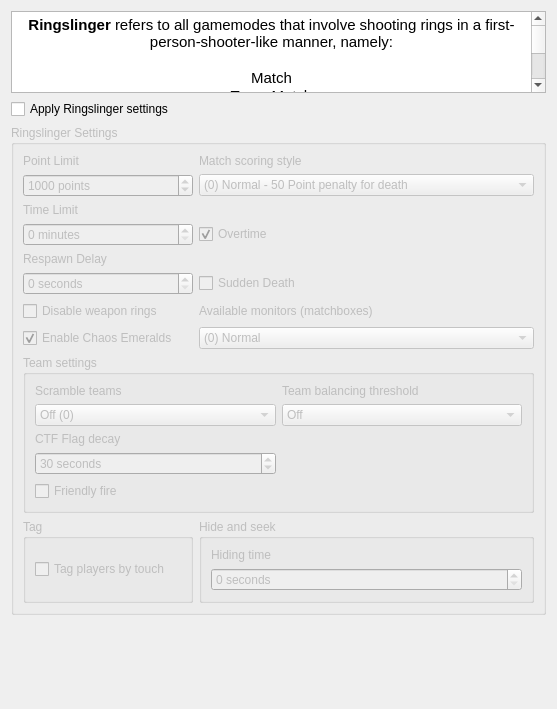
                            <widget class="QWidget" name="scrollAreaWidgetContents_3">
                             <property name="geometry">
                              <rect>
                               <x>0</x>
                               <y>0</y>
                               <width>557</width>
                               <height>709</height>
                              </rect>
                             </property>
                             <layout class="QGridLayout" name="gridLayout_18">
                              <item row="2" column="0" colspan="2">
                               <widget class="QGroupBox" name="RingslingerSettingsGroupbox">
                                <property name="enabled">
                                 <bool>false</bool>
                                </property>
                                <property name="title">
                                 <string>Ringslinger Settings</string>
                                </property>
                                <layout class="QGridLayout" name="gridLayout_24">
                                 <item row="0" column="1">
                                  <widget class="QLabel" name="label_7">
                                   <property name="text">
                                    <string>Match scoring style</string>
                                   </property>
                                  </widget>
                                 </item>
                                 <item row="11" column="0">
                                  <widget class="QCheckBox" name="PowerstonesCheckbox">
                                   <property name="text">
                                    <string>Enable Chaos Emeralds</string>
                                   </property>
                                   <property name="checked">
                                    <bool>true</bool>
                                   </property>
                                  </widget>
                                 </item>
                                 <item row="1" column="0">
                                  <widget class="QSpinBox" name="PointLimitInput">
                                   <property name="toolTip">
                                    <string>Ringslinger score limit. 0 = no limit</string>
                                   </property>
                                   <property name="suffix">
                                    <string> points</string>
                                   </property>
                                   <property name="maximum">
                                    <number>999999990</number>
                                   </property>
                                   <property name="value">
                                    <number>1000</number>
                                   </property>
                                  </widget>
                                 </item>
                                 <item row="17" column="0" colspan="2">
                                  <widget class="QGroupBox" name="groupBox_13">
                                   <property name="title">
                                    <string>Team settings</string>
                                   </property>
                                   <layout class="QGridLayout" name="gridLayout_33">
                                    <item row="1" column="0">
                                     <widget class="QComboBox" name="ScrambleteamsCombobox">
                                      <item>
                                       <property name="text">
                                        <string>Off (0)</string>
                                       </property>
                                      </item>
                                      <item>
                                       <property name="text">
                                        <string>Random (1)</string>
                                       </property>
                                      </item>
                                      <item>
                                       <property name="text">
                                        <string>Points (2)</string>
                                       </property>
                                      </item>
                                     </widget>
                                    </item>
                                    <item row="0" column="0">
                                     <widget class="QLabel" name="ScrambleTeamsLabel">
                                      <property name="text">
                                       <string>Scramble teams</string>
                                      </property>
                                     </widget>
                                    </item>
                                    <item row="1" column="1">
                                     <widget class="QComboBox" name="AutobalanceCheckbox">
                                      <item>
                                       <property name="text">
                                        <string>Off</string>
                                       </property>
                                      </item>
                                      <item>
                                       <property name="text">
                                        <string>1 Player</string>
                                       </property>
                                      </item>
                                      <item>
                                       <property name="text">
                                        <string>2 Players</string>
                                       </property>
                                      </item>
                                      <item>
                                       <property name="text">
                                        <string>3 Players</string>
                                       </property>
                                      </item>
                                      <item>
                                       <property name="text">
                                        <string>4 Players</string>
                                       </property>
                                      </item>
                                     </widget>
                                    </item>
                                    <item row="4" column="0">
                                     <widget class="QCheckBox" name="FriendlyfireCheckbox">
                                      <property name="text">
                                       <string>Friendly fire</string>
                                      </property>
                                     </widget>
                                    </item>
                                    <item row="3" column="0">
                                     <widget class="QSpinBox" name="FlagtimeInput">
                                      <property name="suffix">
                                       <string> seconds</string>
                                      </property>
                                      <property name="maximum">
                                       <number>300</number>
                                      </property>
                                      <property name="value">
                                       <number>30</number>
                                      </property>
                                     </widget>
                                    </item>
                                    <item row="0" column="1">
                                     <widget class="QLabel" name="label_5">
                                      <property name="text">
                                       <string>Team balancing threshold</string>
                                      </property>
                                     </widget>
                                    </item>
                                    <item row="2" column="0">
                                     <widget class="QLabel" name="label_10">
                                      <property name="text">
                                       <string>CTF Flag decay</string>
                                      </property>
                                     </widget>
                                    </item>
                                   </layout>
                                  </widget>
                                 </item>
                                 <item row="3" column="0">
                                  <widget class="QLabel" name="TimeLimitLabel">
                                   <property name="text">
                                    <string>Time Limit</string>
                                   </property>
                                  </widget>
                                 </item>
                                 <item row="0" column="0">
                                  <widget class="QLabel" name="PointLimitLabel">
                                   <property name="text">
                                    <string>Point Limit</string>
                                   </property>
                                  </widget>
                                 </item>
                                 <item row="1" column="1">
                                  <widget class="QComboBox" name="MatchscoringCombobox">
                                   <item>
                                    <property name="text">
                                     <string>(0) Normal - 50 Point penalty for death</string>
                                    </property>
                                   </item>
                                   <item>
                                    <property name="text">
                                     <string>(1) Classic - No death penalty; 25 points for shield break</string>
                                    </property>
                                   </item>
                                  </widget>
                                 </item>
                                 <item row="7" column="1">
                                  <widget class="QLabel" name="label_11">
                                   <property name="text">
                                    <string>Available monitors (matchboxes)</string>
                                   </property>
                                  </widget>
                                 </item>
                                 <item row="7" column="0">
                                  <widget class="QCheckBox" name="DisableWeaponsToggle">
                                   <property name="minimumSize">
                                    <size>
                                     <width>0</width>
                                     <height>0</height>
                                    </size>
                                   </property>
                                   <property name="text">
                                    <string>Disable weapon rings</string>
                                   </property>
                                  </widget>
                                 </item>
                                 <item row="5" column="0">
                                  <widget class="QLabel" name="label_3">
                                   <property name="text">
                                    <string>Respawn Delay</string>
                                   </property>
                                  </widget>
                                 </item>
                                 <item row="4" column="1">
                                  <widget class="QCheckBox" name="OvertimeCheckbox">
                                   <property name="text">
                                    <string>Overtime</string>
                                   </property>
                                   <property name="checked">
                                    <bool>true</bool>
                                   </property>
                                  </widget>
                                 </item>
                                 <item row="19" column="0">
                                  <widget class="QGroupBox" name="groupBox_9">
                                   <property name="title">
                                    <string>Tag</string>
                                   </property>
                                   <layout class="QGridLayout" name="gridLayout_30">
                                    <item row="0" column="0">
                                     <widget class="QCheckBox" name="TouchtagCheckbox">
                                      <property name="text">
                                       <string>Tag players by touch</string>
                                      </property>
                                     </widget>
                                    </item>
                                   </layout>
                                  </widget>
                                 </item>
                                 <item row="6" column="0">
                                  <widget class="QSpinBox" name="RespawndelayInput">
                                   <property name="suffix">
                                    <string> seconds</string>
                                   </property>
                                   <property name="maximum">
                                    <number>999999990</number>
                                   </property>
                                   <property name="value">
                                    <number>0</number>
                                   </property>
                                  </widget>
                                 </item>
                                 <item row="4" column="0">
                                  <widget class="QSpinBox" name="TimeLimitInput">
                                   <property name="toolTip">
                                    <string>Time limit in minutes. 0 = no limit</string>
                                   </property>
                                   <property name="suffix">
                                    <string> minutes</string>
                                   </property>
                                   <property name="maximum">
                                    <number>30</number>
                                   </property>
                                  </widget>
                                 </item>
                                 <item row="11" column="1">
                                  <widget class="QComboBox" name="MatchboxesCombobox">
                                   <item>
                                    <property name="text">
                                     <string>(0) Normal</string>
                                    </property>
                                   </item>
                                   <item>
                                    <property name="text">
                                     <string>(1) Random monitors</string>
                                    </property>
                                   </item>
                                   <item>
                                    <property name="text">
                                     <string>(2) Teleporter monitors</string>
                                    </property>
                                   </item>
                                   <item>
                                    <property name="text">
                                     <string>(3) No monitors</string>
                                    </property>
                                   </item>
                                  </widget>
                                 </item>
                                 <item row="6" column="1">
                                  <widget class="QCheckBox" name="SuddenDeathToggle">
                                   <property name="minimumSize">
                                    <size>
                                     <width>0</width>
                                     <height>0</height>
                                    </size>
                                   </property>
                                   <property name="text">
                                    <string>Sudden Death</string>
                                   </property>
                                  </widget>
                                 </item>
                                 <item row="19" column="1">
                                  <widget class="QGroupBox" name="groupBox_12">
                                   <property name="title">
                                    <string>Hide and seek</string>
                                   </property>
                                   <layout class="QVBoxLayout" name="verticalLayout_20">
                                    <item>
                                     <widget class="QLabel" name="label_4">
                                      <property name="text">
                                       <string>Hiding time</string>
                                      </property>
                                     </widget>
                                    </item>
                                    <item>
                                     <widget class="QSpinBox" name="HidetimeInput">
                                      <property name="suffix">
                                       <string> seconds</string>
                                      </property>
                                      <property name="maximum">
                                       <number>999999990</number>
                                      </property>
                                      <property name="value">
                                       <number>0</number>
                                      </property>
                                     </widget>
                                    </item>
                                   </layout>
                                  </widget>
                                 </item>
                                </layout>
                               </widget>
                              </item>
                              <item row="1" column="0">
                               <widget class="QCheckBox" name="RingslingerSettingsCheckbox">
                                <property name="text">
                                 <string>Apply Ringslinger settings</string>
                                </property>
                               </widget>
                              </item>
                              <item row="0" column="0" colspan="2">
                               <widget class="QTextEdit" name="textEdit_2">
                                <property name="html">
                                 <string>&lt;!DOCTYPE HTML PUBLIC &quot;-//W3C//DTD HTML 4.0//EN&quot; &quot;http://www.w3.org/TR/REC-html40/strict.dtd&quot;&gt;
&lt;html&gt;&lt;head&gt;&lt;meta name=&quot;qrichtext&quot; content=&quot;1&quot; /&gt;&lt;style type=&quot;text/css&quot;&gt;
p, li { white-space: pre-wrap; }
&lt;/style&gt;&lt;/head&gt;&lt;body style=&quot; font-family:'Atkinson Hyperlegible'; font-size:10pt; font-weight:400; font-style:normal;&quot;&gt;
&lt;p align=&quot;center&quot; style=&quot; margin-top:0px; margin-bottom:0px; margin-left:0px; margin-right:0px; -qt-block-indent:0; text-indent:0px;&quot;&gt;&lt;span style=&quot; font-family:'CMU Serif Medium'; font-size:11pt; font-weight:600;&quot;&gt;Ringslinger&lt;/span&gt;&lt;span style=&quot; font-family:'CMU Serif Medium'; font-size:11pt;&quot;&gt; refers to all gamemodes that involve shooting rings in a first-person-shooter-like manner, namely:&lt;/span&gt;&lt;/p&gt;
&lt;p align=&quot;center&quot; style=&quot;-qt-paragraph-type:empty; margin-top:0px; margin-bottom:0px; margin-left:0px; margin-right:0px; -qt-block-indent:0; text-indent:0px; font-family:'CMU Serif Medium'; font-size:11pt;&quot;&gt;&lt;br /&gt;&lt;/p&gt;
&lt;p align=&quot;center&quot; style=&quot; margin-top:0px; margin-bottom:0px; margin-left:0px; margin-right:0px; -qt-block-indent:0; text-indent:0px;&quot;&gt;&lt;span style=&quot; font-family:'CMU Serif Medium'; font-size:11pt;&quot;&gt;Match&lt;/span&gt;&lt;/p&gt;
&lt;p align=&quot;center&quot; style=&quot; margin-top:0px; margin-bottom:0px; margin-left:0px; margin-right:0px; -qt-block-indent:0; text-indent:0px;&quot;&gt;&lt;span style=&quot; font-family:'CMU Serif Medium'; font-size:11pt;&quot;&gt;Team Match&lt;/span&gt;&lt;/p&gt;
&lt;p align=&quot;center&quot; style=&quot; margin-top:0px; margin-bottom:0px; margin-left:0px; margin-right:0px; -qt-block-indent:0; text-indent:0px;&quot;&gt;&lt;span style=&quot; font-family:'CMU Serif Medium'; font-size:11pt;&quot;&gt;Tag&lt;/span&gt;&lt;/p&gt;
&lt;p align=&quot;center&quot; style=&quot; margin-top:0px; margin-bottom:0px; margin-left:0px; margin-right:0px; -qt-block-indent:0; text-indent:0px;&quot;&gt;&lt;span style=&quot; font-family:'CMU Serif Medium'; font-size:11pt;&quot;&gt;Hide and Seek&lt;/span&gt;&lt;/p&gt;
&lt;p align=&quot;center&quot; style=&quot; margin-top:0px; margin-bottom:0px; margin-left:0px; margin-right:0px; -qt-block-indent:0; text-indent:0px;&quot;&gt;&lt;span style=&quot; font-family:'CMU Serif Medium'; font-size:11pt;&quot;&gt;Capture The Flag&lt;/span&gt;&lt;/p&gt;&lt;/body&gt;&lt;/html&gt;</string>
                                </property>
                               </widget>
                              </item>
                              <item row="3" column="0">
                               <spacer name="verticalSpacer_4">
                                <property name="orientation">
                                 <enum>Qt::Vertical</enum>
                                </property>
                                <property name="sizeHint" stdset="0">
                                 <size>
                                  <width>20</width>
                                  <height>193</height>
                                 </size>
                                </property>
                               </spacer>
                              </item>
                             </layout>
                            </widget>
